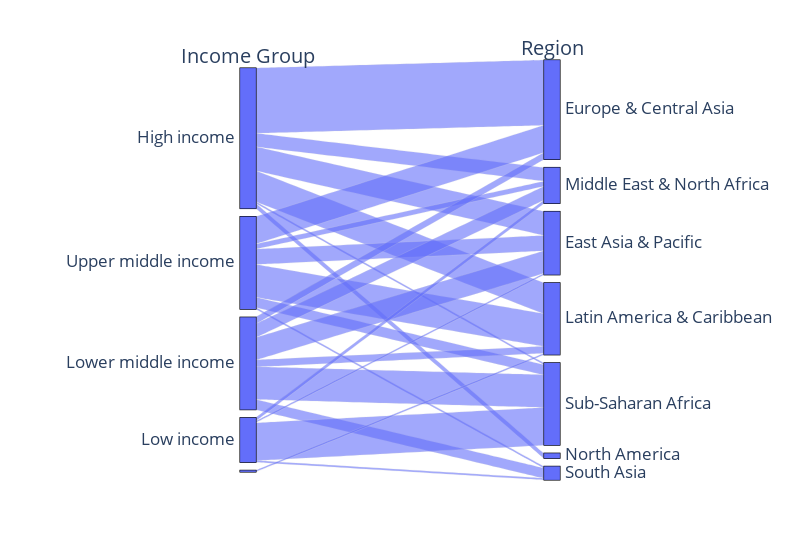

Write notebook code for a chart like this one.
### Markdown cell above
## Parallel categories

* We will use two categorical columns from the countries table, but more categorical columns could be easily added.
* We use the version of the table with a categorical income groups and sort countries by income. 
* Now we use [`parallel_categories`](https://plotly.com/python/parallel-categories-diagram/) function from Plotly.
* This function orders each column of the figure by size. By calling `update_traces`, we reorder the first column by the same order as they first occur in our table.

### Code cell
for_parallel_cat = (countries_cat.loc[:,['Income Group','Region']]
                     .sort_values('Income Group', ascending=False))
fig = px.parallel_categories(for_parallel_cat, width=800)
fig.update_traces(dimensions=[{"categoryorder": "array"}, {}])
fig.update_layout(font_size=20)
fig.update_layout(margin={'l':200,'r':200})
fig.show()

### Figure 1 — Plotly figure (JSON) as saved in the notebook; plotly's stock layout.template omitted (floating-point values rounded to 4 significant figures; data arrays with more than 128 entries replaced by an {"elided": "..."} marker saying what was removed)
{"data": [{"dimensions": [{"categoryorder": "array", "label": "Income Group", "values": {"elided": "217 str values"}}, {"label": "Region", "values": {"elided": "217 str values"}}], "domain": {"x": [0, 1], "y": [0, 1]}, "name": "", "type": "parcats"}], "layout": {"font": {"size": 20}, "legend": {"tracegroupgap": 0}, "margin": {"l": 200, "r": 200, "t": 60}, "width": 800}}
